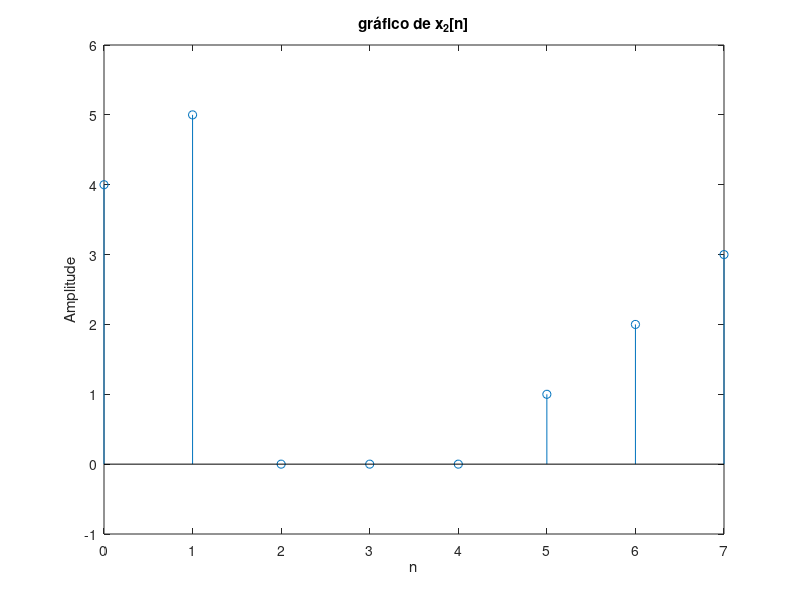

Write MATLAB code to recreate this figure.
clc; clear all; close all;

N = 8; % Número de pontos da DFT
k = 0:N-1; % K indo de 0 até N-1
n = 0:N-1; % representação do vetor N

% -----------------------------------------------------------------------------------------
% Vamos considerar os seguintes valores por aqui

% a vale 1
% b vale 2
% c vale 3 
% d vale 4
% e vale 5

% -----------------------------------------------------------------------------------------

x1 = [0 1 2 3 4 5 0 0]; %vetor x1[n] do enunciado
X1 = fft(x1); %vetor X1[K] é DFT do vetor x1[n]
atraso = exp(-j * k * (2 * pi)/N * 4); %atraso encontrado na resolução teórica
X2 = X1 .* atraso; % X2[K] é o X1[K] vezes a exponencial que representa o atraso
x2 = ifft(X2); %x2[n] é a inversa de X2[K]
figure (1)
stem(n,x2);
xlabel('n')
ylabel('Amplitude')
title('gráfico de x_2[n]')